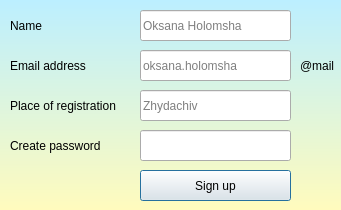
<?xml version="1.0" encoding="UTF-8"?>
<ui version="4.0">
 <class>signup</class>
 <widget class="QDialog" name="signup">
  <property name="geometry">
   <rect>
    <x>0</x>
    <y>0</y>
    <width>341</width>
    <height>210</height>
   </rect>
  </property>
  <property name="windowTitle">
   <string>Dialog</string>
  </property>
  <property name="windowIcon">
   <iconset>
    <normaloff>../../Pictures/icons/add-user-male--v1.png</normaloff>../../Pictures/icons/add-user-male--v1.png</iconset>
  </property>
  <property name="styleSheet">
   <string notr="true">background-color: qlineargradient(spread:pad, x1:1, y1:0, x2:1, y2:1, stop:0 rgba(188, 239, 255, 255), stop:1 rgba(255, 251, 189, 255));</string>
  </property>
  <widget class="QLabel" name="label_4">
   <property name="geometry">
    <rect>
     <x>300</x>
     <y>50</y>
     <width>111</width>
     <height>31</height>
    </rect>
   </property>
   <property name="styleSheet">
    <string notr="true">background-color: rgb(255, 255);
color: rgb(0, 0, 0);</string>
   </property>
   <property name="text">
    <string>@mail</string>
   </property>
  </widget>
  <widget class="QLabel" name="label_3">
   <property name="geometry">
    <rect>
     <x>10</x>
     <y>90</y>
     <width>111</width>
     <height>31</height>
    </rect>
   </property>
   <property name="styleSheet">
    <string notr="true">background-color: rgb(255, 255);
color: rgb(0, 0, 0);</string>
   </property>
   <property name="text">
    <string>Place of registration</string>
   </property>
  </widget>
  <widget class="QLineEdit" name="txt_email">
   <property name="geometry">
    <rect>
     <x>140</x>
     <y>50</y>
     <width>151</width>
     <height>31</height>
    </rect>
   </property>
   <property name="styleSheet">
    <string notr="true">background-color: rgb(255, 255);</string>
   </property>
   <property name="placeholderText">
    <string>oksana.holomsha</string>
   </property>
   <property name="clearButtonEnabled">
    <bool>true</bool>
   </property>
  </widget>
  <widget class="QLineEdit" name="txt_place">
   <property name="geometry">
    <rect>
     <x>140</x>
     <y>90</y>
     <width>151</width>
     <height>31</height>
    </rect>
   </property>
   <property name="styleSheet">
    <string notr="true">background-color: rgb(255, 255);</string>
   </property>
   <property name="placeholderText">
    <string>Zhydachiv</string>
   </property>
   <property name="clearButtonEnabled">
    <bool>true</bool>
   </property>
  </widget>
  <widget class="QLabel" name="label">
   <property name="geometry">
    <rect>
     <x>10</x>
     <y>10</y>
     <width>101</width>
     <height>31</height>
    </rect>
   </property>
   <property name="styleSheet">
    <string notr="true">background-color: rgb(255, 255);
color: rgb(0, 0, 0);</string>
   </property>
   <property name="text">
    <string>Name</string>
   </property>
  </widget>
  <widget class="QLineEdit" name="txt_name">
   <property name="geometry">
    <rect>
     <x>140</x>
     <y>10</y>
     <width>151</width>
     <height>31</height>
    </rect>
   </property>
   <property name="styleSheet">
    <string notr="true">background-color: rgb(255, 255);</string>
   </property>
   <property name="placeholderText">
    <string>Oksana Holomsha</string>
   </property>
   <property name="clearButtonEnabled">
    <bool>true</bool>
   </property>
  </widget>
  <widget class="QLabel" name="label_2">
   <property name="geometry">
    <rect>
     <x>10</x>
     <y>50</y>
     <width>111</width>
     <height>31</height>
    </rect>
   </property>
   <property name="styleSheet">
    <string notr="true">background-color: rgb(255, 255);
color: rgb(0, 0, 0);</string>
   </property>
   <property name="text">
    <string>Email address</string>
   </property>
  </widget>
  <widget class="QPushButton" name="btn_signup">
   <property name="geometry">
    <rect>
     <x>140</x>
     <y>170</y>
     <width>151</width>
     <height>31</height>
    </rect>
   </property>
   <property name="styleSheet">
    <string notr="true">background-color: rgb(255, 255);</string>
   </property>
   <property name="text">
    <string>Sign up</string>
   </property>
  </widget>
  <widget class="QLineEdit" name="txt_password">
   <property name="geometry">
    <rect>
     <x>140</x>
     <y>130</y>
     <width>151</width>
     <height>31</height>
    </rect>
   </property>
   <property name="styleSheet">
    <string notr="true">background-color: rgb(255, 255);</string>
   </property>
   <property name="echoMode">
    <enum>QLineEdit::Password</enum>
   </property>
   <property name="placeholderText">
    <string/>
   </property>
   <property name="clearButtonEnabled">
    <bool>true</bool>
   </property>
  </widget>
  <widget class="QLabel" name="label_5">
   <property name="geometry">
    <rect>
     <x>10</x>
     <y>130</y>
     <width>111</width>
     <height>31</height>
    </rect>
   </property>
   <property name="styleSheet">
    <string notr="true">background-color: rgb(255, 255);
color: rgb(0, 0, 0);</string>
   </property>
   <property name="text">
    <string>Create password</string>
   </property>
  </widget>
 </widget>
 <resources/>
 <connections/>
</ui>
